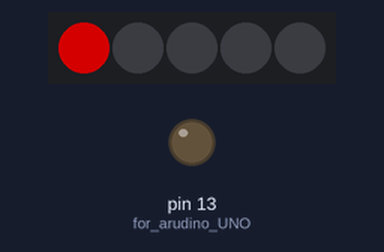
Recording of a sketch running on a simulated Arduino Uno, built with avr-gcc and run on an emulated ATmega328P. On the bench: 5 RGB LEDs in strip order, left to right, output pins drawn as LEDs (lit = HIGH). Dim RGB values are drawn brighter than linear.

Above: at 0.05 s.
At 0.55 s:
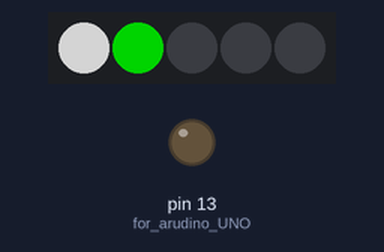
At 1.05 s:
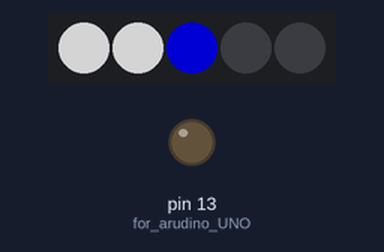
At 1.55 s:
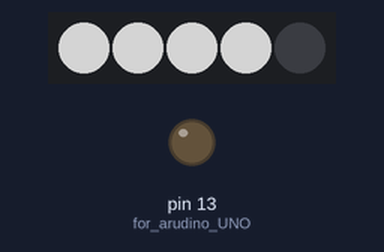
At 2.0 s:
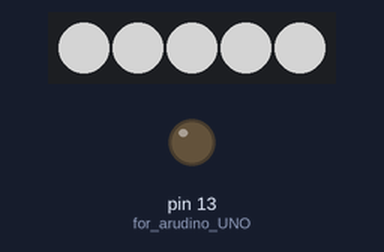
Timing chart, 0 to 4.0 s (numbered marks = the images above):
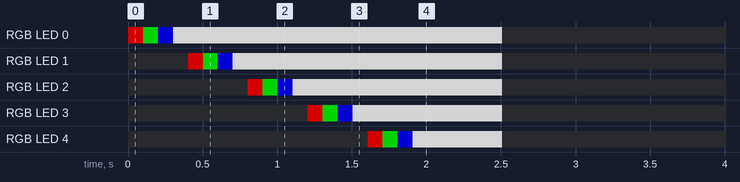

The sketch:

NeoPixelCtrl.ino
```cpp
//--------------------------------------------------------------------
//NeoPixel ctrl
//https://www.switch-science.com/catalog/1398/
//https://github.com/adafruit/Adafruit_NeoPixel
//--------------------------------------------------------------------
#include "Adafruit_NeoPixel.h"

//config and vars
#define PIN       9
#define NUMPIXELS 5
Adafruit_NeoPixel pixels(NUMPIXELS, PIN, NEO_GRB + NEO_KHZ800);

//UART 232C control
#define BAUDRATE 9600 //9600 115200

//func
void Clear();
void DebugBlink(unsigned int num);

//vars
#define RCV_SIZE (3+NUMPIXELS*4) //CheckSum:2byte BrigthNess:1byte LEDCtrl:4byte
byte    rcvData[RCV_SIZE];
#define RCV_LOOP (RCV_SIZE*1000)/(BAUDRATE/8)*1.5 //RCV_SIZE 受信するのにかかる時間
bool    oneShot = false;

//Protocol
// [CHECKSUM1][CHECKSUM2][BRIGHTNESS][CH1][CH1R][CH1G][CH1B][CH2][CH2R][CH2G][CH2B]...
// [0]        [1]        [2]         [3]  [4]   [5]   [6]   [CH_START*2]...
#define CH_START 3

//--------------------------------------------------------------------
//Setup()
//--------------------------------------------------------------------
void setup() {
  //init serial
  Serial.begin(BAUDRATE);

  // put your setup code here, to run once:
  pixels.begin();

  //debug
  pinMode(LED_BUILTIN, OUTPUT); //for arudino UNO
  pinMode(LED_BUILTIN, PIN);
}

//--------------------------------------------------------------------
//loop()
//--------------------------------------------------------------------
void ResetPixel()
{
  pixels.clear();
  for ( int i = 0; i < NUMPIXELS; i++)
  {
    pixels.setPixelColor(i, pixels.Color(0, 0, 0));
  }
  pixels.show();

}

void HelloNeopixel()
{
  for ( int i = 0; i < NUMPIXELS; i++)
  {
    pixels.setPixelColor(i, 128, 0, 0);
    pixels.show();
    delay(100);
    pixels.setPixelColor(i, 0, 128, 0);
    pixels.show();
    delay(100);
    pixels.setPixelColor(i, 0, 0, 128);
    pixels.show();
    delay(100);
    pixels.setPixelColor(i, 128, 128, 128);
    pixels.show();
    delay(100);
  }
  delay(500);
  ResetPixel();
}

void loop() {
  ResetPixel();
  HelloNeopixel();

  //serial
  while (1)
  {
    //[SERIAL_BUFFER_SIZE]の半分くらいをためてまとめてreadしたほうが早いと思うが逐次読み込む方で
    if (Serial.available() > 0)
    {
      //data clear
      memset(rcvData, 0, RCV_SIZE);

      //最大RCV_SIZE分読み込む
      unsigned int chkSumRcv = 0;
      int readCount = 0;
      for (int i = 0; i < RCV_LOOP; i++)
      {
        //wait
        delay(1);

        //read
        unsigned int canReadSize = Serial.available();
        if (canReadSize > 0)
        {
          for (int i = 0; i < canReadSize; i++)
          {
            byte temp  = Serial.read();
            rcvData[readCount] = temp;

            //受信先頭2バイトはチェックサム
            if (readCount >= 2)
            {
              chkSumRcv += temp;
            }

            //RCV_SIZE分
            readCount++;
            if (readCount == RCV_SIZE)
            {
              break;
            }
          }
        }
      }

      //checksum確認 加算して0であればOK
      chkSumRcv +=  (rcvData[1] << 8) | rcvData[0];
      if ( chkSumRcv == 0)
      {
        //to NeoPixel
        pixels.setBrightness(rcvData[2]);

        //ctrl
        int LEDNUM = (readCount - 3) / 4; //7byte = 2byte:checksum 1byte:brightness CH0LED
        int index = CH_START;
        for ( int i = 0; i < LEDNUM; i++)
        {
          pixels.setPixelColor(rcvData[index], pixels.Color(rcvData[index + 1], rcvData[index + 2], rcvData[index + 3]));
          index += 4;
        }
        pixels.show();

        //プログラム側でchecksum結果を確認する場合
        //Serial.write(1);
      }
      else
      {
        //プログラム側でchecksum結果を確認する場合
        //Serial.write(0);
      }
    }
  }
}

void DebugBlink(int pin, unsigned int num)
{
  for (int i = 0; i < num; i++)
  {
    digitalWrite(pin, HIGH);
    delay(50);
    digitalWrite(pin, LOW);
    delay(50);
  }
}
```

Measured:
- by itself, RGB LED 3: off → RGB(128, 0, 0) at 1.2 s, → RGB(0, 128, 0) 0.10 s later, → RGB(0, 0, 128) 0.10 s later, → RGB(128, 128, 128) 0.10 s later, … (5 changes in this stretch)
- by itself, RGB LED 4: off → RGB(128, 0, 0) at 1.6 s, → RGB(0, 128, 0) 0.10 s later, → RGB(0, 0, 128) 0.10 s later, → RGB(128, 128, 128) 0.10 s later, … (5 changes in this stretch)
